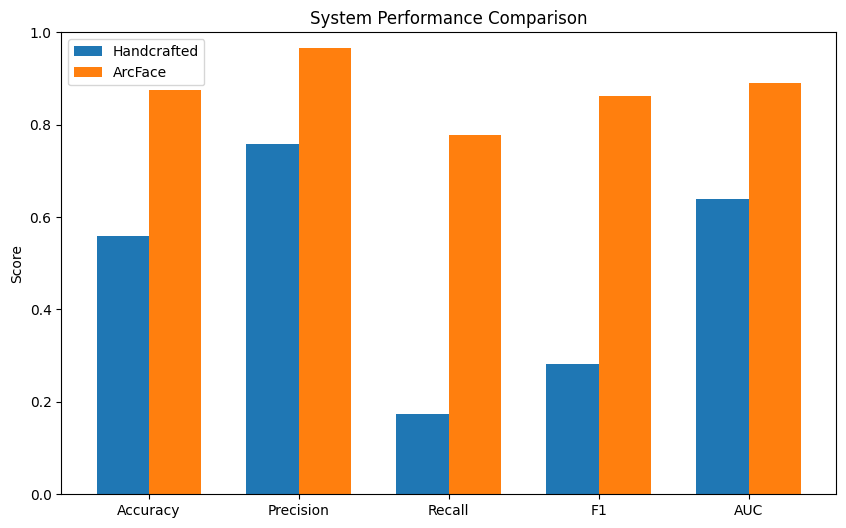
#> input picture backend/results/similarity_evaluation/final_system_comparison.png, 846 x 528 px
$ python -i similarity_evaluation.py   (imports and definitions only)   (older library calls are emulated)
#> lines starting #> are read from the running program, lines starting #| are printed output that depends on the picture
import os
from typing import List
import cv2
import numpy as np
import pandas as pd
from sklearn.metrics import (
    accuracy_score,
    precision_score,
    recall_score,
    f1_score,
    confusion_matrix,
    roc_auc_score,
    roc_curve
)
from deepface import DeepFace
import matplotlib.pyplot as plt
import seaborn as sns


# =========================================================
# CONFIG
# =========================================================

LFW_DIR = "lfw/lfw-deepfunneled/lfw-deepfunneled"
PAIRS_CSV = "lfw/pairs.csv"
HANDCRAFTED_THRESHOLD = 0.82
DEEPFACE_MODEL = "ArcFace"
TARGET_SIZE = 64
EMBEDDING_DIM = 512
RESULTS_FOLDER = "results/similarity_evaluation"

# [1 line not run here, left out]


# =========================================================
# HANDCRAFTED SYSTEM
# =========================================================

def l2_normalize(vector: np.ndarray) -> np.ndarray:

    norm = np.linalg.norm(vector)

    if norm == 0:
        return vector

    return vector / norm


def average_vectors(vectors: List[np.ndarray]) -> np.ndarray:

    return np.mean(vectors, axis=0)


def draw_transformed(
    image: np.ndarray,
    mode: str,
) -> np.ndarray:

    resized = cv2.resize(
        image,
        (TARGET_SIZE, TARGET_SIZE)
    )

    if mode == "flip":

        return cv2.flip(resized, 1)

    if mode == "centerCrop":

        h, w = image.shape[:2]

        side = min(h, w)

        sx = (w - side) // 2
        sy = (h - side) // 2

        cropped = image[
            sy:sy + side,
            sx:sx + side
        ]

        return cv2.resize(
            cropped,
            (TARGET_SIZE, TARGET_SIZE)
        )

    if mode == "brightened":

        bright = cv2.convertScaleAbs(
            resized,
            alpha=1.05,
            beta=4
        )

        return bright

    return resized


def compute_descriptor(
    image: np.ndarray
) -> np.ndarray:

    gray = cv2.cvtColor(
        image,
        cv2.COLOR_BGR2GRAY
    )

    gray = gray.astype(np.float32)

    pooled_gray = []
    pooled_grad = []

    for y in range(0, TARGET_SIZE, 4):

        for x in range(0, TARGET_SIZE, 4):

            block = gray[
                y:y+4,
                x:x+4
            ]

            gx = cv2.Sobel(
                block,
                cv2.CV_32F,
                1,
                0,
                ksize=3
            )

            gy = cv2.Sobel(
                block,
                cv2.CV_32F,
                0,
                1,
                ksize=3
            )

            grad = np.sqrt(gx**2 + gy**2)

            pooled_gray.append(
                np.mean(block) / 255.0
            )

            pooled_grad.append(
                np.mean(grad) / 255.0
            )

    vector = np.array(
        pooled_gray + pooled_grad,
        dtype=np.float32
    )

    if len(vector) != EMBEDDING_DIM:

        raise ValueError(
            f"Embedding size mismatch: {len(vector)}"
        )

    return l2_normalize(vector)


def generate_handcrafted_embedding(
    image_path: str
) -> np.ndarray:

    image = cv2.imread(image_path)
#> image is the input picture: shape (528, 846, 3); mean B, G, R 185.3, 203.8, 222.3

    if image is None:

        raise ValueError(
            f"Could not load image: {image_path}"
        )

    views = [
        "original",
        "flip",
        "centerCrop",
        "brightened",
    ]

    descriptors = []

    for mode in views:

        transformed = draw_transformed(
            image,
            mode
        )

        descriptor = compute_descriptor(
            transformed
        )

        descriptors.append(descriptor)
#> this loop made 4 passes
#> pass 1, in draw_transformed, `resized = cv2.resize( image, (TARGET_SIZE, TARGET_SIZE) )`:
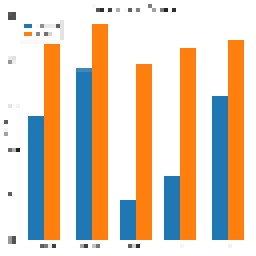
#> resized: shape (64, 64, 3) (shown 4 times larger); mean B, G, R 185.7, 204.6, 223.6
#> pass 1, in compute_descriptor, `gray = cv2.cvtColor( image, cv2.COLOR_BGR2GRAY )`:
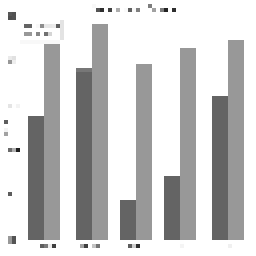
#> gray: shape (64, 64) (shown 4 times larger); min 30, max 255, mean 208.1
#> pass 2, in generate_handcrafted_embedding, `transformed = draw_transformed( image, mode )`:
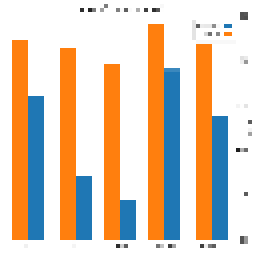
#> transformed: shape (64, 64, 3) (shown 4 times larger); mean B, G, R 185.7, 204.6, 223.6
#> after the loop, descriptors = 4 items

    embedding = average_vectors(descriptors)
#> embedding = 512 values, max 0.0709 at index 455, min 0 at index 257, mean 0.0375

    return l2_normalize(embedding)


# =========================================================
# IMAGE PATH HELPER
# =========================================================

def build_image_path(
    person_name: str,
    image_num: int
) -> str:

    filename = (
        f"{person_name}_{image_num:04d}.jpg"
    )

    return os.path.join(
        LFW_DIR,
        person_name,
        filename
    )


# =========================================================
# LOAD OFFICIAL LFW PAIRS
# =========================================================

# [1 line not run here, left out]

pairs = []

# [98 lines not run here, left out]

all_pairs = pairs

# [4 lines not run here, left out]


# =========================================================
# UNIQUE IMAGE PATHS
# =========================================================

all_unique_paths = set()

# [16 lines not run here, left out]

handcrafted_embeddings = {}

# [34 lines not run here, left out]

deepface_embeddings = {}

# [44 lines not run here, left out]

best_acc = 0
best_threshold = 0

# [46 lines not run here, left out]


# =========================================================
# EVALUATION FUNCTION
# =========================================================

def evaluate_system(
    embeddings,
    threshold,
    system_name,
):

    print("\n=================================")
    print(f"EVALUATING: {system_name}")
    print("=================================")

    y_true = []
    y_pred = []
    y_scores = []

    genuine_scores = []
    impostor_scores = []

    skipped = 0

    for path1, path2, label in all_pairs:

        if path1 not in embeddings:
            skipped += 1
            continue

        if path2 not in embeddings:
            skipped += 1
            continue

        emb1 = embeddings[path1]
        emb2 = embeddings[path2]

        similarity = float(
            np.dot(emb1, emb2)
        )

        prediction = (
            1 if similarity >= threshold else 0
        )

        y_true.append(label)
        y_pred.append(prediction)
        y_scores.append(similarity)

        if label == 1:
            genuine_scores.append(similarity)
        else:
            impostor_scores.append(similarity)

    accuracy = accuracy_score(
        y_true,
        y_pred
    )

    precision = precision_score(
        y_true,
        y_pred
    )

    recall = recall_score(
        y_true,
        y_pred
    )

    f1 = f1_score(
        y_true,
        y_pred
    )

    auc = roc_auc_score(
        y_true,
        y_scores
    )

    cm = confusion_matrix(
        y_true,
        y_pred
    )

    tn, fp, fn, tp = cm.ravel()

    far = fp / (fp + tn)
    frr = fn / (fn + tp)

    print(f"\nPairs evaluated: {len(y_true)}")
    print(f"Skipped pairs: {skipped}")

    print(f"\nAccuracy  : {accuracy:.4f}")
    print(f"Precision : {precision:.4f}")
    print(f"Recall    : {recall:.4f}")
    print(f"F1 Score  : {f1:.4f}")
    print(f"ROC AUC   : {auc:.4f}")

    print(f"\nFAR: {far:.4f}")
    print(f"FRR: {frr:.4f}")

    print("\nConfusion Matrix:")
    print(cm)

    # =====================================================
    # SAVE METRICS TABLE
    # =====================================================

    metrics_df = pd.DataFrame({
        "Metric": [
            "Accuracy",
            "Precision",
            "Recall",
            "F1 Score",
            "ROC AUC",
            "FAR",
            "FRR"
        ],
        "Value": [
            accuracy,
            precision,
            recall,
            f1,
            auc,
            far,
            frr
        ]
    })

    # Convert values to formatted strings
    table_data = [
        [row["Metric"], f"{row['Value']:.4f}"]
        for _, row in metrics_df.iterrows()
    ]

    plt.figure(figsize=(8, 4))
    plt.axis('off')

    table = plt.table(
        cellText=table_data,
        colLabels=metrics_df.columns,
        loc='center'
    )

    table.auto_set_font_size(False)
    table.set_fontsize(12)
    table.scale(1.2, 1.8)

    plt.title(f"{system_name} Metrics")

    plt.savefig(
        os.path.join(
            RESULTS_FOLDER,
            f"{system_name}_metrics_table.png"
        ),
        bbox_inches='tight'
    )

    plt.close()

    # =====================================================
    # CONFUSION MATRIX
    # =====================================================

    plt.figure(figsize=(6, 5))

    sns.heatmap(
        cm,
        annot=True,
        fmt='d',
        cmap='Blues',
        xticklabels=["Impostor", "Genuine"],
        yticklabels=["Impostor", "Genuine"]
    )

    plt.xlabel("Predicted")
    plt.ylabel("Actual")
    plt.title(f"{system_name} Confusion Matrix")

    plt.savefig(
        os.path.join(
            RESULTS_FOLDER,
            f"{system_name}_confusion_matrix.png"
        ),
        bbox_inches='tight'
    )

    plt.close()

    # =====================================================
    # ROC CURVE
    # =====================================================

    fpr, tpr, _ = roc_curve(
        y_true,
        y_scores
    )

    plt.figure(figsize=(6, 5))

    plt.plot(
        fpr,
        tpr,
        label=f"AUC = {auc:.4f}"
    )

    plt.plot(
        [0, 1],
        [0, 1],
        linestyle='--'
    )

    plt.xlabel("False Positive Rate")
    plt.ylabel("True Positive Rate")
    plt.title(f"{system_name} ROC Curve")
    plt.legend()

    plt.savefig(
        os.path.join(
            RESULTS_FOLDER,
            f"{system_name}_roc_curve.png"
        ),
        bbox_inches='tight'
    )

    plt.close()

    # =====================================================
    # SIMILARITY DISTRIBUTION
    # =====================================================

    plt.figure(figsize=(8, 5))

    plt.hist(
        genuine_scores,
        bins=30,
        alpha=0.6,
        label="Genuine"
    )

    plt.hist(
        impostor_scores,
        bins=30,
        alpha=0.6,
        label="Impostor"
    )

    plt.axvline(
        x=threshold,
        linestyle='--',
        label='Threshold'
    )

    plt.xlabel("Similarity Score")
    plt.ylabel("Frequency")
    plt.title(f"{system_name} Similarity Distribution")
    plt.legend()

    plt.savefig(
        os.path.join(
            RESULTS_FOLDER,
            f"{system_name}_distribution.png"
        ),
        bbox_inches='tight'
    )

    plt.close()

    # =====================================================
    # METRIC BAR CHART
    # =====================================================

    metric_names = [
        "Accuracy",
        "Precision",
        "Recall",
        "F1",
        "AUC"
    ]

    metric_values = [
        accuracy,
        precision,
        recall,
        f1,
        auc
    ]

    plt.figure(figsize=(8, 5))

    bars = plt.bar(
        metric_names,
        metric_values
    )

    plt.ylim(0, 1)

    for bar in bars:

        yval = bar.get_height()

        plt.text(
            bar.get_x() + bar.get_width()/2,
            yval + 0.01,
            f"{yval:.3f}",
            ha='center'
        )

    plt.title(f"{system_name} Performance Metrics")

    plt.savefig(
        os.path.join(
            RESULTS_FOLDER,
            f"{system_name}_bar_chart.png"
        ),
        bbox_inches='tight'
    )

    plt.close()

    return {
        "System": system_name,
        "Accuracy": accuracy,
        "Precision": precision,
        "Recall": recall,
        "F1": f1,
        "AUC": auc,
        "FAR": far,
        "FRR": frr,
    }


# =========================================================
# RUN EVALUATIONS
# =========================================================

# [5 lines that did not run here, left out]

# [5 lines that did not run here, left out]


# =========================================================
# FINAL RESULTS
# =========================================================

# [3 lines not run here, left out]

# [4 lines that did not run here, left out]

# [1 line not run here, left out]

# =========================================================
# FINAL COMPARISON CHART
# =========================================================

comparison_metrics = [
    "Accuracy",
    "Precision",
    "Recall",
    "F1",
    "AUC"
]

x = np.arange(len(comparison_metrics))
width = 0.35

# [4 lines that did not run here, left out]

# [4 lines that did not run here, left out]

# [39 lines not run here, left out]

>>> result = generate_handcrafted_embedding('../results/similarity_evaluation/final_system_comparison.png')
#> result = 512 values, max 0.0736 at index 455, min 0 at index 257, mean 0.0389
